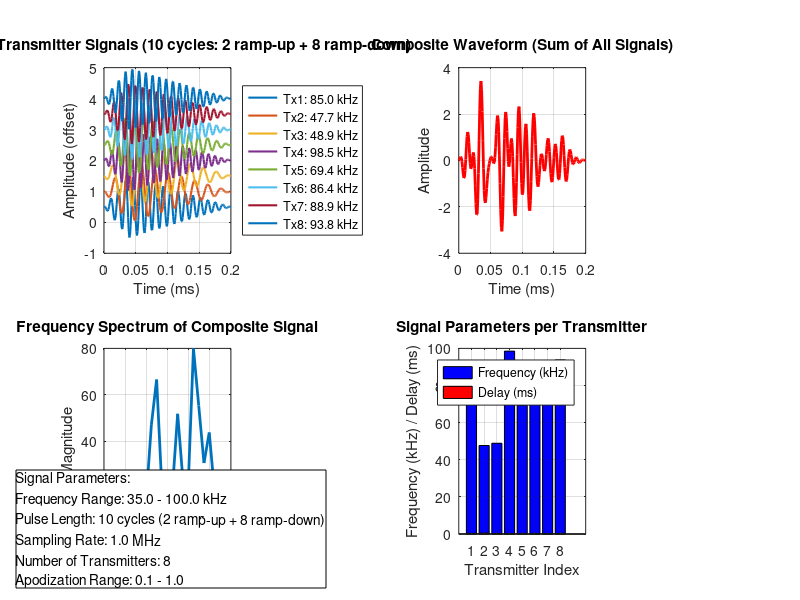

The MATLAB source for this figure: (Note: this script raises an error after producing the figure.)
% =========================================================================
% UNIFIED PMUT ULTRASOUND SIMULATION SCRIPT (v3.2 - Final Production Version)
%
% Description:
% This is the final, definitive, all-in-one simulation script. It integrates
% the greedy profile optimization with the main imaging pipeline and includes
% full console feedback during execution. It generates the optimal CSV profiles
% needed to run the physical experiment and provides the ideal digital twin
% for reconstructing the results.
% =========================================================================
clear; clc; close all;

% Add Field II toolbox to path
addpath('m_files');
%% ===== 1. MAIN SIMULATION CONFIGURATION =====
fprintf('=== pMUT SIMULATION (v3.2 - Final Production Version) ===\n');

% --- Profile Optimization Parameters ---
params.candidate_pool_size = 10000;

% --- Output Setup ---
timestamp = datestr(now, 'mmddyy_HHMMSS');
main_output_folder = fullfile('integrated_greedy_output_final', timestamp);
if ~exist(main_output_folder, 'dir'), mkdir(main_output_folder); end
fprintf('Saving all results to: %s/\n', main_output_folder);

% --- HARDWARE CONFIGURATION ---
params.disabled_pmut = 3;

% --- ADMM HYPERPARAMETER TUNING ---
params.lambda_tv_reg = 25.0;
params.rho_admm = 6.73;

% --- Core Physical and Simulation Parameters ---
params.c = 343;
params.fs = 1e6;
params.pmut_width_m = 0.002;
params.kerf_m = 0.005;
params.excitation_amplitude = 1e12;
params.target_SNR_db = 35;
% --- Acquisition Parameters ---
params.num_acquisitions = 150;
params.num_active_tx = 8;
params.num_active_rx = 2;
params.f_min_hz = 35e3;
params.f_max_hz = 100e3;
params.max_delay_rand_us = 500;
params.max_phase_rad = 2*pi;
params.min_apod = 0.1;
params.max_apod = 1.0;
params.use_phase_shifts = true;
params.assembly_chunk_size = 25;
% --- Imaging Grid Parameters ---
params.grid_x_width_m = 0.150;
params.grid_y_width_m = 0.150;
params.target_height_m = 0.150;
params.grid_step_m = 0.004;
% --- Target Scene Sweep Parameters ---
target_patterns_to_test = {'3x3_grid', '2x2_grid', 'line_5', 'cross_5'};
params.grid_spacing_mm = 25;
params.target_sizes_mm = [3, 3, 4, 4, 4, 5, 5, 5, 6];
params.target_intensities = [0.8, 0.9, 1.0, 1.0, 1.1, 1.1, 1.2, 1.2, 1.3];
% --- ADMM Solver Parameters ---
params.admm_tol = 1.2e-5;
params.admm_max_iter = 50;
params.pcg_max_iter = 30;
params.pcg_tol = 1e-8;

%% ===== 2. GENERATE AND SAVE EXAMPLE SIGNAL FIGURE =====
fprintf('\n--- Generating Example Signal Figure ---\n');

% Generate example signal parameters
example_freqs = params.f_min_hz + (params.f_max_hz - params.f_min_hz) * rand(1, params.num_active_tx);
example_phases = params.max_phase_rad * rand(1, params.num_active_tx);
example_delays = params.max_delay_rand_us * rand(1, params.num_active_tx);
example_apods = params.min_apod + (params.max_apod - params.min_apod) * rand(1, params.num_active_tx);

% Generate individual signals
fs = params.fs;
max_len = 0;
tx_signals = cell(1, params.num_active_tx);
        for k = 1:params.num_active_tx
            f_k = example_freqs(k);
            phase_k = example_phases(k);
            
            % Use fixed duration for all signals to ensure consistent length
            duration = 10 / 50e3; % Use 50 kHz as reference
            t_k = 0:1/fs:duration;
            num_samples = length(t_k);
            
            % Create amplitude envelope: ramp up for first 2 cycles, ramp down for remaining 8 cycles
            ramp_up_samples = round(0.2 * num_samples);
            ramp_down_samples = num_samples - ramp_up_samples;
            
            % Create envelope
            envelope = zeros(1, num_samples);
            envelope(1:ramp_up_samples) = linspace(0, 1, ramp_up_samples);
            envelope(ramp_up_samples+1:end) = linspace(1, 0, ramp_down_samples);
            
            % Generate signal
            signal_k = sin(2*pi*f_k*t_k + phase_k) .* envelope;
            tx_signals{k} = signal_k;
            if length(t_k) > max_len, max_len = length(t_k); end
        end

% Generate composite waveform
composite_waveform = zeros(1, max_len);
for k = 1:params.num_active_tx
    sig = tx_signals{k};
    composite_waveform(1:length(sig)) = composite_waveform(1:length(sig)) + sig;
end

% Create time axis
t_axis = (0:length(composite_waveform)-1) / fs * 1000; % Convert to milliseconds

% Create figure
figure('Position', [100, 100, 1400, 800]);

% Plot individual signals
subplot(2,2,1);
for k = 1:params.num_active_tx
    sig = tx_signals{k};
    t_sig = (0:length(sig)-1) / fs * 1000;
    plot(t_sig, sig + k*0.5, 'LineWidth', 1.5);
    hold on;
end
xlabel('Time (ms)');
ylabel('Amplitude (offset)');
title('Individual Transmitter Signals (10 cycles: 2 ramp-up + 8 ramp-down)');
legend(arrayfun(@(x) sprintf('Tx%d: %.1f kHz', x, example_freqs(x)/1000), 1:params.num_active_tx, 'UniformOutput', false), 'Location', 'eastoutside');
grid on;

% Plot composite waveform
subplot(2,2,2);
plot(t_axis, composite_waveform, 'LineWidth', 2, 'Color', 'red');
xlabel('Time (ms)');
ylabel('Amplitude');
title('Composite Waveform (Sum of All Signals)');
grid on;

% Plot frequency spectrum
subplot(2,2,3);
N = length(composite_waveform);
freq_axis = (0:N-1) * fs / N / 1000; % Convert to kHz
spectrum = abs(fft(composite_waveform));
plot(freq_axis(1:floor(N/2)), spectrum(1:floor(N/2)), 'LineWidth', 2);
xlabel('Frequency (kHz)');
ylabel('Magnitude');
title('Frequency Spectrum of Composite Signal');
xlim([0, 120]); % Show up to 120 kHz
grid on;

% Plot signal parameters
subplot(2,2,4);
bar(1:params.num_active_tx, example_freqs/1000, 'FaceColor', 'blue');
hold on;
bar(1:params.num_active_tx, example_delays/1000, 'FaceColor', 'red');
xlabel('Transmitter Index');
ylabel('Frequency (kHz) / Delay (ms)');
title('Signal Parameters per Transmitter');
legend('Frequency (kHz)', 'Delay (ms)', 'Location', 'northeast');
grid on;

% Add text box with parameters
text_str = sprintf(['Signal Parameters:\n', ...
                   'Frequency Range: %.1f - %.1f kHz\n', ...
                   'Pulse Length: 10 cycles (2 ramp-up + 8 ramp-down)\n', ...
                   'Sampling Rate: %.1f MHz\n', ...
                   'Number of Transmitters: %d\n', ...
                   'Apodization Range: %.1f - %.1f'], ...
                   params.f_min_hz/1000, params.f_max_hz/1000, ...
                   params.fs/1e6, params.num_active_tx, ...
                   params.min_apod, params.max_apod);

annotation('textbox', [0.02, 0.02, 0.3, 0.15], 'String', text_str, ...
           'EdgeColor', 'black', 'BackgroundColor', 'white', 'FontSize', 10);

sgtitle('Example pMUT Signal Generation (10 cycles: 2 ramp-up + 8 ramp-down, 35-100 kHz)', 'FontSize', 16, 'FontWeight', 'bold');

% Save figure
saveas(gcf, fullfile(main_output_folder, 'example_signal_generation.png'));
saveas(gcf, fullfile(main_output_folder, 'example_signal_generation.fig'));
close(gcf);
fprintf('Example signal figure saved to: %s/\n', main_output_folder);

%% ===== 3. GENERATE OPTIMAL PROFILES (GREEDY SEARCH) =====
fprintf('\n--- Generating Optimal Acquisition Profiles via Greedy Search... ---\n');
tic;
[profiles, profiles_table] = generate_greedy_profiles(params);

writetable(profiles_table.delays, fullfile(main_output_folder, 'profiles_delays_us.csv'));
writetable(profiles_table.frequencies, fullfile(main_output_folder, 'profiles_frequencies_hz.csv'));
writetable(profiles_table.apodizations, fullfile(main_output_folder, 'profiles_apodizations.csv'));
writetable(profiles_table.phases, fullfile(main_output_folder, 'profiles_phases_rad.csv'));
fprintf('Greedy profile generation complete. Time: %.2f seconds.\n', toc);
fprintf('Profiles saved to CSV files in output folder.\n');

%% ===== 4. GENERATE H-MATRIX USING OPTIMIZED PROFILES =====
fprintf('\n--- Generating Full H-Matrix using Optimized Profiles ---\n');
tic;
[H, imaging_grid] = generate_h_matrix(params, profiles);
fprintf('H-Matrix generation complete. Time: %.2f seconds.\n', toc);
fprintf('\n--- Analyzing H-Matrix Coherence ---\n');
[max_coherence, ~] = analyze_coherence(H);
fprintf('  Max Coherence: %.4f\n', max_coherence);

%% ===== 5. SEQUENTIAL SCENE SIMULATION SWEEP =====
for i = 1:length(target_patterns_to_test)
    params.target_pattern = target_patterns_to_test{i};
    fprintf('\n============================================================\n');
    fprintf('--- Running Simulation for Scene %d/%d: "%s" ---\n', i, length(target_patterns_to_test), params.target_pattern);
    fprintf('============================================================\n');
    
    run_output_folder = fullfile(main_output_folder, sprintf('run_%02d_%s', i, params.target_pattern));
    if ~exist(run_output_folder, 'dir'), mkdir(run_output_folder); end
    
    scene_matrix = create_scene(imaging_grid, params);
    b_vector = run_forward_simulation(H, scene_matrix(:), params);
    reconstructed_image = run_admm_reconstruction(H, b_vector, scene_matrix, params);
    analyze_and_plot_results(reconstructed_image, scene_matrix, H, params, run_output_folder);
end
fprintf('\n\n=== SIMULATION SWEEP COMPLETE ===\n');

%% ===== 6. HELPER FUNCTIONS =====

function [profiles, profiles_table] = generate_greedy_profiles(config)
    fprintf('  Step 1: Generating candidate pool of %d random profiles...\n', config.candidate_pool_size);
    tic;
    pool_delays = config.max_delay_rand_us * rand(config.candidate_pool_size, config.num_active_tx);
    pool_freqs = config.f_min_hz + (config.f_max_hz - config.f_min_hz) * rand(config.candidate_pool_size, config.num_active_tx);
    pool_phases = config.max_phase_rad * rand(config.candidate_pool_size, config.num_active_tx);
    pool_apods = config.min_apod + (config.max_apod - config.min_apod) * rand(config.candidate_pool_size, config.num_active_tx);
    fprintf('  ... done. Time: %.2f seconds.\n', toc);

    fprintf('  Step 2: Simulating acoustic "fingerprint" for each profile...\n');
    tic;
    fingerprint_point = [0, 0, config.target_height_m];
    fingerprints = simulate_fingerprints(pool_delays, pool_freqs, pool_phases, pool_apods, fingerprint_point, config);
    fprintf('  ... done. Time: %.2f seconds.\n', toc);

    fprintf('  Step 3: Performing greedy selection for %d optimal profiles...\n', config.num_acquisitions);
    tic;
    pool_indices = 1:config.candidate_pool_size;
    optimal_indices = zeros(config.num_acquisitions, 1);
    optimal_fingerprints = zeros(size(fingerprints, 1), config.num_acquisitions);

    optimal_indices(1) = pool_indices(1);
    optimal_fingerprints(:, 1) = fingerprints(:, 1);
    pool_indices(1) = [];

    wb_greedy = waitbar(0, 'Greedy Selection...');
    for i = 2:config.num_acquisitions
        candidates_fingerprints = fingerprints(:, pool_indices);
        current_optimal_set = optimal_fingerprints(:, 1:i-1);
        
        full_corr_matrix = corrcoef([candidates_fingerprints, current_optimal_set]);
        
        num_candidates = size(candidates_fingerprints, 2);
        corr_matrix = abs(full_corr_matrix(1:num_candidates, num_candidates+1:end));
        
        max_corrs_per_candidate = max(corr_matrix, [], 2);
        [~, min_idx_in_pool] = min(max_corrs_per_candidate);
        
        best_candidate_global_idx = pool_indices(min_idx_in_pool);
        
        optimal_indices(i) = best_candidate_global_idx;
        optimal_fingerprints(:, i) = fingerprints(:, best_candidate_global_idx);
        
        pool_indices(min_idx_in_pool) = [];
        
        waitbar(i / config.num_acquisitions, wb_greedy, sprintf('Selecting profile %d/%d', i, config.num_acquisitions));
    end
    close(wb_greedy);
    fprintf('  ... done. Time: %.2f seconds.\n', toc);
    
    profiles.delays = pool_delays(optimal_indices, :);
    profiles.frequencies = pool_freqs(optimal_indices, :);
    profiles.phases = pool_phases(optimal_indices, :);
    profiles.apodizations = pool_apods(optimal_indices, :);
    
    colNames = cellstr("Tx" + (1:config.num_active_tx));
    profiles_table.delays = array2table(profiles.delays, 'VariableNames', colNames);
    profiles_table.frequencies = array2table(profiles.frequencies, 'VariableNames', colNames);
    profiles_table.phases = array2table(profiles.phases, 'VariableNames', colNames);
    profiles_table.apodizations = array2table(profiles.apodizations, 'VariableNames', colNames);
end

function fingerprints = simulate_fingerprints(delays, freqs, phases, apods, point, config)
    num_profiles = size(delays, 1);
    fs = config.fs; c = config.c;
    field_init(-1); set_field('fs', fs); set_field('c', c);
    
    num_x_grid = 4; num_y_grid = 4;
    
    active_tx_indices = [1, 2, 4, 5, 12, 13, 15, 16];
    active_rx_indices = [6, 11];
    
    if any(ismember(active_tx_indices, config.disabled_pmut)) || any(ismember(active_rx_indices, config.disabled_pmut))
        error('Fixed geometry for fingerprinting conflicts with disabled PMUT.');
    end
    
    tx_enabled_matrix = zeros(num_y_grid, num_x_grid);
    tx_enabled_matrix(active_tx_indices) = 1;
    TxAperture = xdc_2d_array(num_y_grid, num_x_grid, config.pmut_width_m, config.pmut_width_m, config.kerf_m, config.kerf_m, tx_enabled_matrix, 1, 1, [0 0 0]);
    
    rx_enabled_matrix = zeros(num_y_grid, num_x_grid);
    rx_enabled_matrix(active_rx_indices) = 1;
    RxAperture = xdc_2d_array(num_y_grid, num_x_grid, config.pmut_width_m, config.pmut_width_m, config.kerf_m, config.kerf_m, rx_enabled_matrix, 1, 1, [0 0 0]);
    xdc_impulse(RxAperture, ones(1,10));
    
    all_h_data = cell(num_profiles, 1);
    all_start_times = zeros(num_profiles, 1);
    all_K_values = zeros(num_profiles, 1);
    wb = waitbar(0, 'Simulating fingerprints...');
    
    for i = 1:num_profiles
        tx_frequencies = freqs(i, :);
        delays_us = delays(i, :);
        tx_phases = phases(i, :);
        apod_weights = apods(i, :);
        
        max_len = 0;
        tx_signals = cell(1, config.num_active_tx);
        for k = 1:config.num_active_tx
            f_k = tx_frequencies(k);
            phase_k = tx_phases(k);
            
            % Use fixed duration for all signals to ensure consistent length
            duration = 10 / 50e3; % Use 50 kHz as reference
            t_k = 0:1/fs:duration;
            num_samples = length(t_k);
            
            % Create amplitude envelope: ramp up for first 2 cycles, ramp down for remaining 8 cycles
            ramp_up_samples = round(0.2 * num_samples);
            ramp_down_samples = num_samples - ramp_up_samples;
            
            % Create envelope
            envelope = zeros(1, num_samples);
            envelope(1:ramp_up_samples) = linspace(0, 1, ramp_up_samples);
            envelope(ramp_up_samples+1:end) = linspace(1, 0, ramp_down_samples);
            
            % Generate signal
            signal_k = sin(2*pi*f_k*t_k + phase_k) .* envelope;
            tx_signals{k} = signal_k;
            if length(t_k) > max_len, max_len = length(t_k); end
        end
        composite_waveform = zeros(1, max_len);
        for k = 1:config.num_active_tx
            sig = tx_signals{k};
            composite_waveform(1:length(sig)) = composite_waveform(1:length(sig)) + sig;
        end
        
        xdc_impulse(TxAperture, composite_waveform * config.excitation_amplitude);
        xdc_apodization(TxAperture, 0, apod_weights);
        xdc_focus_times(TxAperture, 0, delays_us * 1e-6);
        
        [h_r, start_time_r] = calc_hhp(TxAperture, RxAperture, point);
        all_h_data{i} = h_r;
        all_start_times(i) = start_time_r;
        all_K_values(i) = size(h_r, 1);
        waitbar(i/num_profiles, wb);
    end
    close(wb);
    
    valid_indices = all_K_values > 0 & all_start_times > -inf;
    all_end_times = all_start_times(valid_indices) + (all_K_values(valid_indices) - 1) / fs;
    min_global_start_time = min(all_start_times(valid_indices));
    max_global_end_time = max(all_end_times);
    t_common_axis = min_global_start_time:1/fs:max_global_end_time;
    
    fingerprints = zeros(length(t_common_axis), num_profiles);
    for i = 1:num_profiles
        if all_K_values(i) > 0 && ~isempty(all_h_data{i})
            t_current = all_start_times(i) + (0:(all_K_values(i) - 1)) / fs;
            fingerprints(:, i) = interp1(t_current, all_h_data{i}(:,1), t_common_axis, 'linear', 0);
        end
    end
    
    xdc_free(TxAperture); xdc_free(RxAperture); field_end();
end

function [H, imaging_grid] = generate_h_matrix(config, profiles)
    fs = config.fs; c = config.c;
    field_init(-1); set_field('fs', fs); set_field('c', c);
    
    num_x_grid = 4; num_y_grid = 4;
    total_elements_phys = num_x_grid * num_y_grid;
    all_active_elements = setdiff(1:total_elements_phys, 1000);
    
    x_coords_img = -config.grid_x_width_m/2 : config.grid_step_m : config.grid_x_width_m/2;
    y_coords_img = -config.grid_y_width_m/2 : config.grid_step_m : config.grid_y_width_m/2;
    [X_mesh, Y_mesh] = meshgrid(x_coords_img, y_coords_img);
    grid_points = [X_mesh(:), Y_mesh(:), ones(numel(X_mesh), 1) * config.target_height_m];
    N_pixels = size(grid_points, 1);
    imaging_grid = struct('X_mesh', X_mesh, 'Y_mesh', Y_mesh, 'points', grid_points);
    
    all_h_data = cell(config.num_acquisitions, 1);
    all_start_times = zeros(config.num_acquisitions, 1);
    all_K_values = zeros(config.num_acquisitions, 1);
    
    wb = waitbar(0, 'Generating H matrix acquisitions...');
    for r_acq = 1:config.num_acquisitions
        
        all_rx_pairs = [ (1:8)', (17-(1:8))' ];
        if ~isempty(config.disabled_pmut), rows_to_remove = any(all_rx_pairs == config.disabled_pmut, 2); all_rx_pairs(rows_to_remove, :) = []; end
        chosen_pair_idx = randi(size(all_rx_pairs, 1));
        active_rx_indices = all_rx_pairs(chosen_pair_idx, :);
        
        available_for_tx = setdiff(all_active_elements, active_rx_indices);
        
        quad_defs = {[1, 2, 5, 6], [3, 4, 7, 8], [9, 10, 13, 14], [11, 12, 15, 16]};
        quadrants_available = cell(1,4);
        for q = 1:4, quadrants_available{q} = intersect(quad_defs{q}, available_for_tx); end
        
        active_tx_indices = zeros(1, config.num_active_tx);
        elements_per_quad = config.num_active_tx / 4;
        currentIndex = 1;
        for q = 1:4
            quad_elements = quadrants_available{q};
            if length(quad_elements) < elements_per_quad, error('A quadrant does not have enough available elements.'); end
            rand_indices = randperm(length(quad_elements), elements_per_quad);
            active_tx_indices(currentIndex : currentIndex + elements_per_quad - 1) = quad_elements(rand_indices);
            currentIndex = currentIndex + elements_per_quad;
        end
        
        num_active_tx = length(active_tx_indices);
        
        tx_enabled_matrix = zeros(num_y_grid, num_x_grid);
        tx_enabled_matrix(active_tx_indices) = 1;
        TxAperture = xdc_2d_array(num_y_grid, num_x_grid, config.pmut_width_m, config.pmut_width_m, config.kerf_m, config.kerf_m, tx_enabled_matrix, 1, 1, [0 0 0]);
        
        rx_enabled_matrix = zeros(num_y_grid, num_x_grid);
        rx_enabled_matrix(active_rx_indices) = 1;
        RxAperture = xdc_2d_array(num_y_grid, num_x_grid, config.pmut_width_m, config.pmut_width_m, config.kerf_m, config.kerf_m, rx_enabled_matrix, 1, 1, [0 0 0]);
        
        tx_frequencies = profiles.frequencies(r_acq, :);
        delays_us = profiles.delays(r_acq, :);
        apod_weights = profiles.apodizations(r_acq, :);
        tx_phases = profiles.phases(r_acq, :);
        
        max_len = 0;
        tx_signals = cell(1, num_active_tx);
        for k = 1:num_active_tx
            f_k = tx_frequencies(k);
            phase_k = tx_phases(k);
            
            % Use fixed duration for all signals to ensure consistent length
            duration = 10 / 50e3; % Use 50 kHz as reference
            t_k = 0:1/fs:duration;
            num_samples = length(t_k);
            
            % Create amplitude envelope: ramp up for first 2 cycles, ramp down for remaining 8 cycles
            ramp_up_samples = round(0.2 * num_samples);
            ramp_down_samples = num_samples - ramp_up_samples;
            
            % Create envelope
            envelope = zeros(1, num_samples);
            envelope(1:ramp_up_samples) = linspace(0, 1, ramp_up_samples);
            envelope(ramp_up_samples+1:end) = linspace(1, 0, ramp_down_samples);
            
            % Generate signal
            signal_k = sin(2*pi*f_k*t_k + phase_k) .* envelope;
            tx_signals{k} = signal_k;
            if length(t_k) > max_len, max_len = length(t_k); end
        end
        composite_waveform = zeros(1, max_len);
        for k = 1:num_active_tx
            sig = tx_signals{k};
            composite_waveform(1:length(sig)) = composite_waveform(1:length(sig)) + sig;
        end
        
        xdc_impulse(TxAperture, composite_waveform * config.excitation_amplitude);
        xdc_impulse(RxAperture, ones(1,10));
        xdc_apodization(TxAperture, 0, apod_weights);
        xdc_focus_times(TxAperture, 0, delays_us * 1e-6);
        
        [h_r, start_time_r] = calc_hhp(TxAperture, RxAperture, grid_points);
        all_h_data{r_acq} = h_r;
        all_start_times(r_acq) = start_time_r;
        all_K_values(r_acq) = size(h_r, 1);
        
        xdc_free(TxAperture); xdc_free(RxAperture);
        waitbar(r_acq/config.num_acquisitions, wb);
    end
    close(wb);
    
    H = assemble_h_matrix_chunked(all_h_data, all_start_times, all_K_values, N_pixels, config.fs, config.assembly_chunk_size);
    field_end();
end
function H = assemble_h_matrix_chunked(all_h_data, all_start_times, all_K_values, N_pixels, fs, chunk_size)
    num_acquisitions = length(all_h_data);
    valid_indices = all_K_values > 0 & ~isinf(all_start_times);
    if ~any(valid_indices), H = sparse(num_acquisitions, N_pixels); return; end
    
    all_end_times = all_start_times(valid_indices) + (all_K_values(valid_indices) - 1) / fs;
    min_global_start_time = min(all_start_times(valid_indices));
    max_global_end_time = max(all_end_times);
    t_common_axis = min_global_start_time:1/fs:max_global_end_time;
    K_global_per_acq = length(t_common_axis);
    
    num_chunks = ceil(num_acquisitions / chunk_size);
    H_chunks = cell(num_chunks, 1);
    
    for c_idx = 1:num_chunks
        start_acq = (c_idx - 1) * chunk_size + 1;
        end_acq = min(c_idx * chunk_size, num_acquisitions);
        num_acqs_in_chunk = end_acq - start_acq + 1;
        
        est_nnz_per_row = 50;
        total_nnz_chunk_est = K_global_per_acq * num_acqs_in_chunk * est_nnz_per_row;
        I_list = zeros(total_nnz_chunk_est, 1); J_list = zeros(total_nnz_chunk_est, 1); S_list = zeros(total_nnz_chunk_est, 1);
        currentIndex = 1;
        
        for r_acq_local = 1:num_acqs_in_chunk
            r_acq_global = start_acq + r_acq_local - 1;
            if all_K_values(r_acq_global) > 0 && ~isinf(all_start_times(r_acq_global))
                t_current = all_start_times(r_acq_global) + (0:(all_K_values(r_acq_global) - 1)) / fs;
                h_aligned = interp1(t_current, all_h_data{r_acq_global}, t_common_axis, 'linear', 0);
                
                [row_idx, col_idx, s_vals] = find(h_aligned);
                num_elements = length(s_vals);
                
                if (currentIndex + num_elements - 1) > length(I_list)
                    I_list = [I_list; zeros(total_nnz_chunk_est, 1)]; J_list = [J_list; zeros(total_nnz_chunk_est, 1)]; S_list = [S_list; zeros(total_nnz_chunk_est, 1)];
                end
                
                global_row_idx = row_idx + (r_acq_local - 1) * K_global_per_acq;
                I_list(currentIndex : currentIndex + num_elements - 1) = global_row_idx;
                J_list(currentIndex : currentIndex + num_elements - 1) = col_idx;
                S_list(currentIndex : currentIndex + num_elements - 1) = s_vals;
                currentIndex = currentIndex + num_elements;
            end
        end
        
        I_list(currentIndex:end) = []; J_list(currentIndex:end) = []; S_list(currentIndex:end) = [];
        total_rows_chunk = K_global_per_acq * num_acqs_in_chunk;
        H_chunks{c_idx} = sparse(I_list, J_list, S_list, total_rows_chunk, N_pixels);
    end
    
    H = vertcat(H_chunks{:});
end
function [max_coherence, coherence_matrix] = analyze_coherence(H)
    fprintf('  Calculating coherence...');
    tic;
    col_norms = vecnorm(H, 2, 1);
    non_zero_cols_mask = col_norms > 1e-9;
    Hn = H(:, non_zero_cols_mask);
    if ~isempty(Hn)
        Hn = Hn ./ vecnorm(Hn, 2, 1);
        coherence_matrix = abs(Hn' * Hn);
        coherence_matrix(1:size(coherence_matrix,1)+1:end) = 0;
        max_coherence = full(max(coherence_matrix(:)));
    else
        max_coherence = 0; coherence_matrix = zeros(size(H,2));
    end
    fprintf(' Done. (%.2f seconds)\n', toc);
end
function scene_matrix = create_scene(imaging_grid, params)
    fprintf('\n--- Creating Target Scene ---\n');
    scene_matrix = zeros(size(imaging_grid.X_mesh));
    X_mm = imaging_grid.X_mesh * 1000;
    Y_mm = imaging_grid.Y_mesh * 1000;
    grid_spacing_mm = params.grid_spacing_mm;
    
    switch params.target_pattern
        case '3x3_grid'
            positions = [];
            for row = -1:1, for col = -1:1, positions = [positions; col*grid_spacing_mm, row*grid_spacing_mm]; end, end
        case '2x2_grid'
            positions = [];
            for row = -0.5:1:0.5, for col = -0.5:1:0.5, positions = [positions; col*grid_spacing_mm, row*grid_spacing_mm]; end, end
        case 'line_5'
            positions = [(-2:2)' * grid_spacing_mm, zeros(5,1)];
        case 'cross_5'
            positions = [0,0; -1,0; 1,0; 0,-1; 0,1] * grid_spacing_mm;
    end
    
    num_targets = size(positions, 1);
    target_sizes = repmat(params.target_sizes_mm, 1, ceil(num_targets/length(params.target_sizes_mm)));
    target_intensities = repmat(params.target_intensities, 1, ceil(num_targets/length(params.target_intensities)));
    
    for i = 1:num_targets
        x_pos_mm = positions(i, 1); y_pos_mm = positions(i, 2);
        target_size_mm = target_sizes(i); target_intensity = target_intensities(i);
        [~, ix_scene] = min(abs(X_mm(1,:) - x_pos_mm));
        [~, iy_scene] = min(abs(Y_mm(:,1) - y_pos_mm));
        target_radius_pixels = round(target_size_mm / (2 * (params.grid_step_m*1000)));
        if target_radius_pixels < 1, target_radius_pixels = 1; end
        for dy = -target_radius_pixels:target_radius_pixels
            for dx = -target_radius_pixels:target_radius_pixels
                ix_target = ix_scene + dx; iy_target = iy_scene + dy;
                if ix_target > 0 && ix_target <= size(X_mm, 2) && iy_target > 0 && iy_target <= size(Y_mm, 1)
                    scene_matrix(iy_target, ix_target) = target_intensity;
                end
            end
        end
    end
end
function b_vector = run_forward_simulation(H, v_true_vector, params)
    fprintf('\n--- Running Forward Simulation ---\n');
    fprintf('  Performing H * v matrix multiplication (this can be slow)...');
    tic;
    Hv_signal = H * v_true_vector;
    fprintf(' Done. (%.2f seconds)\n', toc);
    signal_power = mean(Hv_signal.^2);
    noise_variance = signal_power / (10^(params.target_SNR_db / 10));
    noise = sqrt(noise_variance) * randn(size(Hv_signal));
    b_vector = Hv_signal + noise;
end

function reconstructed_image = run_admm_reconstruction(H, b_vector, scene_matrix, config)
    fprintf('\n--- Reconstructing Image via TV-ADMM ---\n');
    imageResolution = size(scene_matrix);
    H_norm_factor = max(abs(H(:)));
    if H_norm_factor < eps, H_norm_factor = 1; end
    A_admm = H ./ H_norm_factor;
    At_admm = A_admm';
    b_admm_vec = b_vector(:) / H_norm_factor;
    
    [~, Atfun_admm_img, AtAfun_admm_img, opDx_tv, opDtx_tv, opDtDx_tv] = operator_setup(A_admm, At_admm, imageResolution);
    
    x_admm_img_iter = zeros(imageResolution);
    z_admm_grad_iter = zeros([prod(imageResolution) 2]);
    u_admm_dual_iter = zeros([prod(imageResolution) 2]);
    
    Hfun_pcg_admm = @(x_vec) reshape(AtAfun_admm_img(reshape(x_vec, imageResolution)) + ...
        config.rho_admm .* opDtDx_tv(reshape(x_vec, imageResolution)), [prod(imageResolution) 1]);
    
    fprintf('  Starting TV-ADMM iterations...\n');
    wb_admm = waitbar(0, 'Running TV-ADMM Reconstruction...');
    for k_admm = 1:config.admm_max_iter
        if mod(k_admm, 5) == 0, fprintf('  TV-ADMM iteration %d/%d...\n', k_admm, config.admm_max_iter); end
        x_prev = x_admm_img_iter;
        
        v_upd = z_admm_grad_iter - u_admm_dual_iter;
        bb_upd = Atfun_admm_img(b_admm_vec) + config.rho_admm * opDtx_tv(v_upd);
        [x_vec_new, ~] = pcg(Hfun_pcg_admm, bb_upd(:), config.pcg_tol, config.pcg_max_iter);
        x_admm_img_iter = reshape(x_vec_new, imageResolution);
        
        kap = config.lambda_tv_reg / config.rho_admm;
        v_z_upd = opDx_tv(x_admm_img_iter) + u_admm_dual_iter;
        v_norm = sqrt(sum(v_z_upd.^2, 2)); v_norm(v_norm < eps) = 1;
        shr = max(0, 1 - kap ./ v_norm);
        z_admm_grad_iter = v_z_upd .* shr;
        u_admm_dual_iter = u_admm_dual_iter + opDx_tv(x_admm_img_iter) - z_admm_grad_iter;
        
        if k_admm > 1 && (norm(x_admm_img_iter(:) - x_prev(:)) / (norm(x_prev(:)) + eps) < config.admm_tol), fprintf('    ADMM converged at iteration %d.\n', k_admm); break; end
        if ishandle(wb_admm), waitbar(k_admm / config.admm_max_iter, wb_admm); end
    end
    if ishandle(wb_admm), close(wb_admm); end
    reconstructed_image = x_admm_img_iter;
end
function [Afun_admm, Atfun_admm_img, AtAfun_admm_img, opDx_tv, opDtx_tv, opDtDx_tv] = operator_setup(A_admm, At_admm, imageResolution)
    Afun_admm = @(x) A_admm * x(:); Atfun_admm_img = @(y) reshape(At_admm * y, imageResolution);
    AtAfun_admm_img = @(x) Atfun_admm_img(Afun_admm(x));
    [Dx_sparse, Dy_sparse] = difference_operators(imageResolution);
    opDx_tv = @(x) [Dx_sparse * x(:), Dy_sparse * x(:)];
    opDtx_tv = @(v) reshape(Dx_sparse' * v(:, 1) + Dy_sparse' * v(:, 2), imageResolution);
    opDtDx_tv = @(x) opDtx_tv(opDx_tv(x));
end
function [Dx, Dy] = difference_operators(imageSize)
   rows = imageSize(1); cols = imageSize(2); N_img_pixels = rows * cols;
   Dx = spdiags([-ones(N_img_pixels, 1), ones(N_img_pixels, 1)], [0, rows], N_img_pixels, N_img_pixels);
   Dx( (cols-1)*rows+1 : cols*rows , :) = 0;
   Dy = spdiags([-ones(N_img_pixels, 1), ones(N_img_pixels, 1)], [0, 1], N_img_pixels, N_img_pixels);
   Dy( rows:rows:N_img_pixels , :) = 0;
end

function metrics = analyze_and_plot_results(reconstructed_image, scene_matrix, H, params, output_folder)
    fprintf('\n--- Analyzing and Saving Results ---\n');
    scene_norm = scene_matrix / max(scene_matrix(:) + eps);
    recon_norm = reconstructed_image / max(abs(reconstructed_image(:)) + eps);
    MSE = mean((scene_norm(:) - recon_norm(:)).^2);
    psnr = 10 * log10(1 / MSE);
    
    [max_coherence, ~] = analyze_coherence(H);
    
    fprintf('  PSNR: %.2f dB\n', psnr);
    fprintf('  Max Coherence: %.4f\n', max_coherence);
    
    figure('Visible','off', 'Position', [100, 100, 1200, 500]);
    subplot(1,2,1); imagesc(scene_matrix); axis image; colormap gray; title('Ground Truth');
    subplot(1,2,2); imagesc(reconstructed_image); axis image; colormap gray; title(sprintf('Reconstruction (PSNR: %.2f dB)', psnr));
    saveas(gcf, fullfile(output_folder, 'reconstruction_comparison.png'));
    close(gcf);
    
    metrics.psnr = psnr;
end
